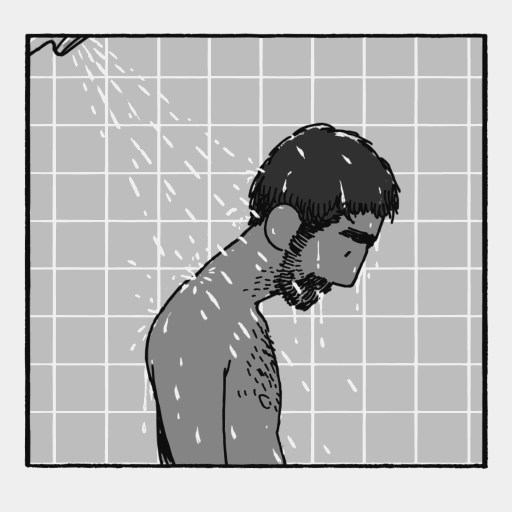
#> input picture tests/golden/shower_f0001_glsl.png, 1024 x 1024 px (shown at 1/2 size)
$ python -i fitting.py   (imports and definitions only)
#> lines starting #> are read from the running program, lines starting #| are printed output that depends on the picture; after the words box and inside, x2 and y2 are one past the last pixel; in counts of white or black regions, pixels touching at a corner belong together
### python/northcel/rings.py
"""NorthCel ring-chain encoders and decoders (0.25px, 0.25px Base-63, and 1px Base-63)."""

from __future__ import annotations

from typing import Sequence

B63_ALPHABET = "0123456789ABCDEFGHIJKLMNOPQRSTUVWXYZabcdefghijklmnopqrstuvwxyz_"
B63_MAP = {ch: i - 31 for i, ch in enumerate(B63_ALPHABET)}


class RingEncodingError(ValueError):
    """Raised when a ring-chain payload is malformed."""


# [44 lines left out: functions encode_ring_q25, decode_ring_q25, not called in this run]


def _encode_b63_scaled(ring: Sequence[Sequence[float]], scale: float) -> str:
    if len(ring) < 3:
        raise RingEncodingError("A polygon ring requires at least 3 vertices.")
    pts = [(int(round(float(p[0]) * scale)), int(round(float(p[1]) * scale))) for p in ring]
    dedup = [pts[0]]
    for pt in pts[1:]:
        if pt != dedup[-1]:
            dedup.append(pt)
    if len(dedup) < 3:
        raise RingEncodingError("Ring collapses to fewer than 3 distinct vertices.")
    expanded = [dedup[0]]
    for nx, ny in dedup[1:]:
        cx, cy = expanded[-1]
        while abs(nx - cx) > 31 or abs(ny - cy) > 31:
            dx_rem = nx - cx
            dy_rem = ny - cy
            dist = max(abs(dx_rem), abs(dy_rem))
            steps = (dist + 30) // 31
            sx = int(round(dx_rem / float(steps)))
            sy = int(round(dy_rem / float(steps)))
            sx = max(-31, min(31, sx))
            sy = max(-31, min(31, sy))
            cx += sx
            cy += sy
            expanded.append((cx, cy))
        if (nx, ny) != expanded[-1]:
            expanded.append((nx, ny))
    out = [f"{expanded[0][0]},{expanded[0][1]}:"]
    px, py = expanded[0]
    for x, y in expanded[1:]:
        dx, dy = x - px, y - py
        out.append(B63_ALPHABET[dx + 31] + B63_ALPHABET[dy + 31])
        px, py = x, y
    return "".join(out)


# [26 lines left out: function _decode_b63_scaled, not called in this run]


def encode_ring_b63_1px(ring: Sequence[Sequence[float]]) -> str:
    """Encodes a closed polygon ring into 1-pixel Base-63 relative deltas (`x0,y0:c1c2...`)."""
    return _encode_b63_scaled(ring, scale=1.0)


def decode_ring_b63_1px(ring_str: str) -> list[tuple[float, float]]:
    """Decodes a 1-pixel Base-63 relative delta chain (`x0,y0:c1c2...`)."""
    return _decode_b63_scaled(ring_str, inv_scale=1.0)


def encode_ring_b63_q25(ring: Sequence[Sequence[float]]) -> str:
    """Encodes a closed polygon ring into quarter-pixel (0.25px) Base-63 relative deltas (`qx0,qy0:c1c2...`)."""
    return _encode_b63_scaled(ring, scale=4.0)


def decode_ring_b63_q25(ring_str: str) -> list[tuple[float, float]]:
    """Decodes a quarter-pixel (0.25px) Base-63 relative delta chain (`qx0,qy0:c1c2...`)."""
    return _decode_b63_scaled(ring_str, inv_scale=0.25)


# [36 lines left out: functions decode_rings_payload, encode_rings_payload, not called in this run]

### python/northcel/fitting.py
"""Offline vector authoring, never a renderer or a visual acceptance judge.

Images are quantised and traced to closed contours; no pixels, filenames or
textures survive in the emitted document. Install `northcel[fit]` for tracing.
"""
from __future__ import annotations

import argparse
import hashlib
import json
import time
import sys
from pathlib import Path

import numpy as np
from PIL import Image

from .rings import encode_ring_b63_q25


# [174 lines left out: functions _rgb_array, _palette_array, _nearest_distances, _nearest_colour, _erode_3x3, _dilate_3x3 and 4 more, not called in this run]


def trace_mask(mask: np.ndarray, tolerance: float = 0.6, min_area: float = 2.0,
               cell_edges: bool = False) -> list[str]:
    try:
        import cv2
        from skimage.measure import find_contours
    except ImportError as exc:
        raise RuntimeError('Tracing requires pip install "northcel[fit]"') from exc
    rings = []
    for contour in find_contours(np.pad(mask.astype(np.float32), 1), 0.5, fully_connected="high"):
        points = (contour[:, ::-1] - 0.5).astype(np.float32).reshape(-1, 1, 2)
        if cell_edges:
            # Marching squares chamfers isolated pixel corners into diamonds.
            # Restore the *vector boundary of the union of pixel cells*, not
            # one rectangle per pixel or an embedded sample/lookup array.
            p = points[:, 0, :]
            q = np.roll(p, -1, axis=0)
            diagonal = (p[:, 0] != q[:, 0]) & (p[:, 1] != q[:, 1])
            expanded = np.empty((len(p)*2, 2), dtype=np.float32)
            expanded[0::2] = p
            integer_x = p[:, 0] == np.floor(p[:, 0])
            expanded[1::2, 0] = np.where(integer_x, p[:, 0], q[:, 0])
            expanded[1::2, 1] = np.where(integer_x, q[:, 1], p[:, 1])
            keep = np.ones(len(p)*2, dtype=bool)
            keep[1::2] = diagonal
            points = expanded[keep].reshape(-1, 1, 2)
        if abs(cv2.contourArea(points)) < min_area:
            continue
        points = cv2.approxPolyDP(points, tolerance, True).reshape(-1, 2)
        if len(points) >= 3:
            rings.append(encode_ring_b63_q25(points.tolist()))
    return rings


def _quantize(image: Image.Image, colors: int, tolerance: float, min_area: float,
              palette: list[tuple[int, int, int]] | None, mask: np.ndarray | None):
    """Flatten alpha, quantise to a palette and pick the underpaint colour.

    Returns (rgb image, palette indices per pixel, rgb palette, colour order,
    underpaint index or -1 for a masked fit, mask).
    """
#> called with colors = 32, tolerance = 0.6, min_area = 2
    if not 2 <= colors <= 256 or tolerance < 0 or min_area < 0:
        raise ValueError("colors must be 2..256; tolerance/min_area must be nonnegative")
    image = image.convert("RGBA")
    base = Image.new("RGBA", image.size, "white")
#> base: PIL image 1024x1024 RGBA; every value is 255
    base.alpha_composite(image)
    image = base.convert("RGB")
#> image is the input picture: PIL image 1024x1024 RGB; min 14, max 239, mean 183.6
    if mask is not None:
        mask = np.asarray(mask, dtype=bool)
        if mask.shape != (image.height, image.width) or not mask.any():
            raise ValueError("mask must be nonempty and match the input image size")
    t0 = time.monotonic()
    if palette:
        if not 2 <= len(palette) <= 256:
            raise ValueError("palette must have 2..256 RGB colours")
        pal = Image.new("P", (1, 1))
        flat = [c for rgb in palette for c in rgb]
        pal.putpalette(flat + flat[-3:] * (256-len(palette)))
        quant = image.quantize(palette=pal, dither=Image.Dither.NONE)
    else:
        if mask is None:
            quant = image.quantize(colors=colors, method=Image.Quantize.MEDIANCUT, dither=Image.Dither.NONE)
        else:
            training = Image.fromarray(np.asarray(image)[mask][None, :, :])
            pal = training.quantize(colors=colors, method=Image.Quantize.MEDIANCUT, dither=Image.Dither.NONE)
            quant = image.quantize(palette=pal, dither=Image.Dither.NONE)
    indices = np.asarray(quant)
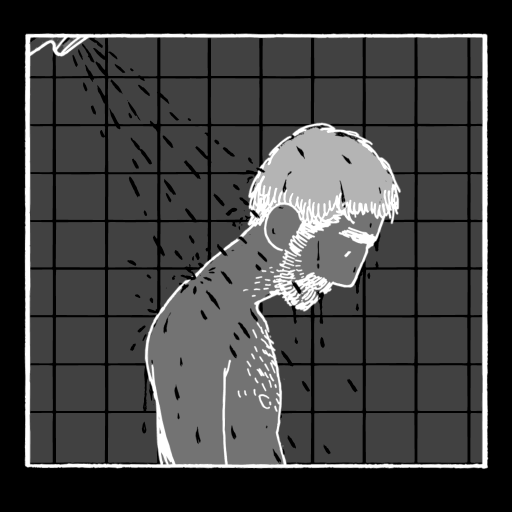
#> indices: shape (1024, 1024) (shown at 1/2 size); min 0, max 31, mean 7.9; drawn with min black and max white
    rgb_palette = np.asarray(quant.getpalette(), dtype=np.uint8).reshape(-1, 3)
#> rgb_palette = 32 rows, first 8: [239, 239, 239], [233, 233, 233], [226, 226, 226], [220, 220, 220], [214, 214, 214], [208, 208, 208], [202, 202, 202], [195, 195, 195]
    counts = np.bincount(indices.ravel() if mask is None else indices[mask], minlength=len(rgb_palette))
#> counts = 32 values, max 508647 at index 8, min 562 at index 28, mean 32768
    order = sorted(np.flatnonzero(counts), key=lambda k: (-int(counts[k]), int(k)))
#> order = 32 values, max 31 at index 3, min 0 at index 1, mean 15.5
    # Use the colour nearest the image median as the underpaint. Picking the
    # largest *single* bin made a white cloud win over a sky spread across many
    # bins; discarded subpixel sky islands then became white pinholes.
    median = np.median(np.asarray(image).reshape(-1, 3), axis=0)
#> median = [189, 189, 189]
    bg = int(min(order, key=lambda k: float(np.sum((rgb_palette[k].astype(float)-median)**2)))) if mask is None else -1
#> bg = 8
    return image, indices, rgb_palette, order, bg, mask, t0


def fit_image(image: Image.Image, colors: int = 32, tolerance: float = 0.6,
              min_area: float = 2.0, palette: list[tuple[int, int, int]] | None = None,
              name: str = "FittedDrawing", cell_edges: bool = False,
              mask: np.ndarray | None = None) -> tuple[str, dict]:
    """Return complete ordinary .ncel source plus a reproducible fitting receipt.

    Palette override is useful for a sequence: colour meaning is then the
    author's choice rather than per-frame quantiser drift. Alpha is flattened
    onto white. No semantic segmentation, optical flow or learned model runs.
    The output is a planar map; see `fit_stacked` for painter's-order shapes.
    """
    image, indices, rgb_palette, order, bg, mask, t0 = _quantize(image, colors, tolerance, min_area, palette, mask)
#> bg = 8; t0 = 1095.6
    palette_line = ", ".join(f"c{k}: #{''.join(f'{c:02X}' for c in rgb_palette[k])}" for k in order)
    body = [f"  palette {{ {palette_line} }}",
            f"  paper {{ color: {'$c'+str(bg) if bg >= 0 else '#FFFFFF'}, antialias_grid: 4 }}"]
    ring_count = 0
    for k in (k for k in order if k != bg):
        field = indices == k
        if mask is not None:
            field &= mask
        rings = trace_mask(field, tolerance, min_area, cell_edges)
        if rings:
            body.append(f'  layer color_{k}(color: $c{k}, rings: {len(rings)}) {{ "{"|".join(rings)}" }}')
            ring_count += len(rings)
#> this loop made 31 passes
#> k on passes 2, 3, 4, 6, 8, 9, 10, 11, 12, 13, 14, 15: 14, 31, 22, 2, 29, 26, 30, 1, 10, 16, 18, 20
#> pass 1, in fit_image, `field = indices == k`:
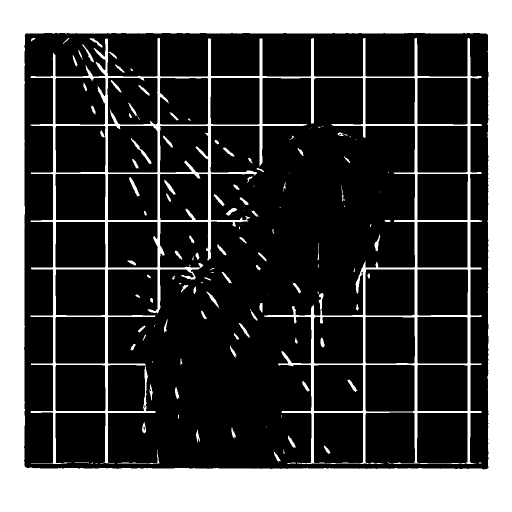
#> field: shape (1024, 1024) bool (shown at 1/2 size); 29% white; 137 white regions (47 under 20 px), largest, box (x1, y1, x2, y2) and area: (0, 0, 1024, 1024) 241980, (61, 76, 964, 928) 54468, (262, 276, 303, 328) 304
#> pass 2, in fit_image, `field = indices == k`:
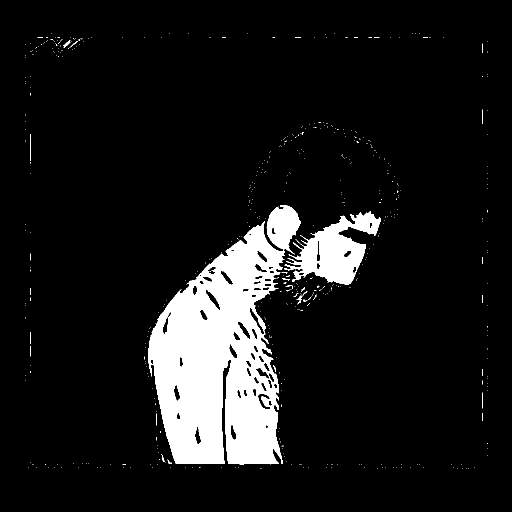
#> field: shape (1024, 1024) bool (shown at 1/2 size); 9.7% white; 531 white regions (515 under 20 px), largest, box (x1, y1, x2, y2) and area: (297, 410, 602, 929) 87577, (568, 422, 762, 569) 12815, (126, 80, 141, 95) 72
#> pass 3, in fit_image, `field = indices == k`:
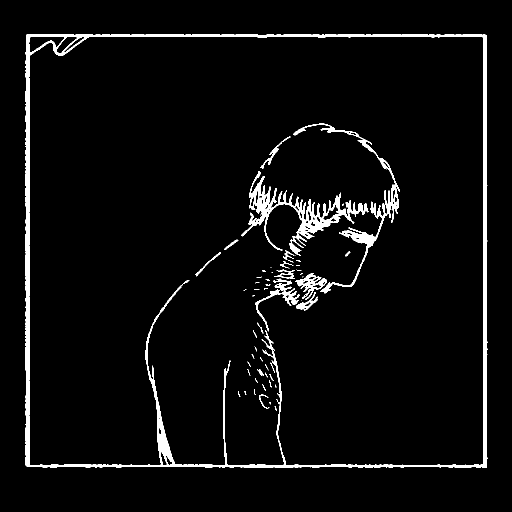
#> field: shape (1024, 1024) bool (shown at 1/2 size); 4.2% white; 56 white regions (35 under 20 px), largest, box (x1, y1, x2, y2) and area: (51, 68, 975, 936) 27444, (482, 342, 737, 512) 7374, (586, 247, 800, 587) 4547
#> after the loop:
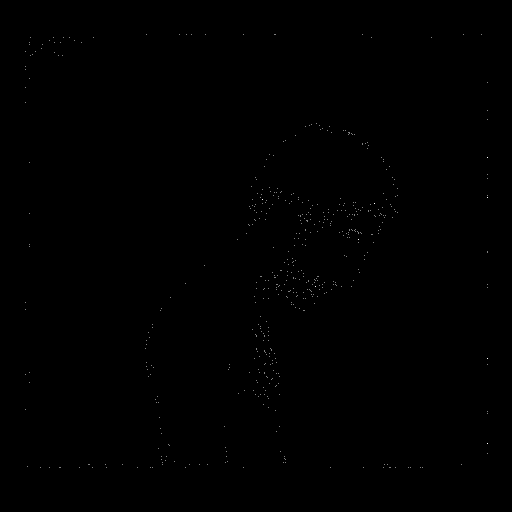
#> field: shape (1024, 1024) bool (shown at 1/2 size); 0.05% white in thin lines or dots, all inside (x1, y1, x2, y2) = (50, 68, 975, 936)
    width, height = image.size
    source = ('northcel "0.3.0-draft"\n\n'
              f'scene {name}(width: {width}, height: {height}, fps: 24, precision: 0.25px-b63) {{\n'
              + '\n'.join(body) + '\n}\n')
    receipt = {"tool": "northcel-fit/1", "input_rgb_sha256": hashlib.sha256(image.tobytes()).hexdigest(),
               "underpaint_rgb": rgb_palette[bg].tolist() if bg >= 0 else [255, 255, 255],
               "libraries": {name: getattr(sys.modules.get(name), "__version__", "not loaded") for name in ("numpy", "PIL", "cv2", "skimage")},
               "colors": len(order), "tolerance_px": tolerance, "min_area_px2": min_area,
               "cell_edges": cell_edges,
               "masked": mask is not None,
               "rings": ring_count, "bytes": len(source.encode()), "seconds": time.monotonic()-t0,
               "raster_embedded": False, "quality": "unreviewed"}
    return source, receipt


# [52 lines left out: function fit_stacked, not called in this run]


def _report_palette_gaps(receipt: dict, image_path, palette, threshold: float,
                         min_area: float) -> None:
    """Attach the palette-gap report to a fit receipt and warn once on stderr."""
    if not palette:
        return
    with Image.open(image_path) as image:
        gaps = palette_gaps(image, palette, threshold=threshold, min_area=min_area)
    receipt["palette_gaps"] = gaps
    if gaps["count"]:
        suggested = ", ".join("#" + "".join(f"{c:02X}" for c in rgb)
                              for rgb in gaps["suggested"])
        print(f"northcel fit: palette_gaps: {gaps['count']} region(s) >= "
              f"{gaps['min_area_px2']:g} px^2 have no palette colour within "
              f"{gaps['threshold']:g}; suggested {suggested}", file=sys.stderr)


def main(argv=None) -> int:
    p = argparse.ArgumentParser(prog="northcel fit", description=__doc__)
    p.add_argument("image")
    p.add_argument("-o", "--out", required=True)
    p.add_argument("--colors", type=int, default=32)
    p.add_argument("--tolerance", type=float, default=0.6)
    p.add_argument("--min-area", type=float, default=2.0)
    p.add_argument("--cell-edges", action="store_true", help="preserve quantised pixel-cell contour corners (larger source)")
    p.add_argument("--palette", help="JSON file containing [[r,g,b], ...]")
    p.add_argument("--palette-threshold", type=float, default=60.0,
                   help="--palette: report regions farther than this RGB distance from every palette colour (default: 60)")
    p.add_argument("--palette-min-area", type=float, default=150.0,
                   help="--palette: report gap regions at least this many source pixels (default: 150)")
    p.add_argument("--mask", help="author-supplied nonzero grayscale matte (one intact cel)")
    p.add_argument("--receipt", help="write JSON fitting receipt")
    p.add_argument("--stacked", action="store_true",
                   help="emit painter's-order solid shapes (biggest first) instead of a planar map")
    p.add_argument("--figure", action="store_true",
                   help="--stacked: fit the measured figure only (mask), with an ink outline backing")
    p.add_argument("--figure-mask", help="--figure: author-supplied figure matte (one intact cel)")
    p.add_argument("--backing", type=float, default=4.0,
                   help="--figure: outline backing width in px (0 disables, default 4)")
    p.add_argument("--gap-fraction", type=float, default=0.5,
                   help="--stacked: a hole whose source pixels are more than this fraction paper stays as a paper-coloured shape")
    p.add_argument("--underpaint-min-area", type=float, default=300.0,
                   help="--stacked: fill ink holes larger than this (px^2) with their dominant colour; 0 disables")
    p.add_argument("--ink", help="--stacked: ink colour #RRGGBB for underpaint (default: darkest fitted colour)")
    a = p.parse_args(argv)
    try:
        palette = json.loads(Path(a.palette).read_text()) if a.palette else None
        if a.palette_threshold < 0 or a.palette_min_area < 0:
            raise ValueError("--palette-threshold and --palette-min-area must be nonnegative")
        mask = np.asarray(Image.open(a.mask).convert("L")) > 0 if a.mask else None
        if a.stacked:
            from .shapes import stacked_source
            ink = None
            if a.ink:
                h = a.ink.lstrip("#")
                if len(h) != 6:
                    raise ValueError("--ink must be #RRGGBB")
                ink = tuple(int(h[i:i+2], 16) for i in (0, 2, 4))
            if not 0.0 <= a.gap_fraction <= 1.0 or a.underpaint_min_area < 0:
                raise ValueError("--gap-fraction must be 0..1 and --underpaint-min-area nonnegative")
            if a.figure:
                from .keys import prepare_key
                figure_mask = None
                if a.figure_mask:
                    figure_mask = np.asarray(Image.open(a.figure_mask).convert("L")) > 0
                drawing, receipt = prepare_key(
                    Image.open(a.image), palette=palette, colors=a.colors,
                    tolerance=a.tolerance, min_area=a.min_area,
                    gap_fraction=a.gap_fraction, underpaint_min_area=a.underpaint_min_area,
                    backing=int(a.backing), mask=figure_mask)
            else:
                drawing, receipt = fit_stacked(Image.open(a.image), a.colors, a.tolerance, a.min_area, palette,
                                               cell_edges=a.cell_edges, mask=mask, gap_fraction=a.gap_fraction,
                                               underpaint_min_area=a.underpaint_min_area, ink=ink)
            source = stacked_source(drawing)
            receipt["bytes"] = len(source.encode())
            _report_palette_gaps(receipt, a.image, palette, a.palette_threshold, a.palette_min_area)
            Path(a.out).write_text(source, encoding="utf-8")
            if a.receipt:
                Path(a.receipt).write_text(json.dumps(receipt, indent=2)+"\n")
            print(json.dumps(receipt))
            return 0
        source, receipt = fit_image(Image.open(a.image), a.colors, a.tolerance, a.min_area, palette, cell_edges=a.cell_edges, mask=mask)
        _report_palette_gaps(receipt, a.image, palette, a.palette_threshold, a.palette_min_area)
        Path(a.out).write_text(source, encoding="utf-8")
        if a.receipt:
            Path(a.receipt).write_text(json.dumps(receipt, indent=2)+"\n")
        print(json.dumps(receipt))
#> (printed output is left out)
        return 0
    except (ValueError, OSError, RuntimeError) as exc:
        p.error(str(exc))

>>> result = main()
